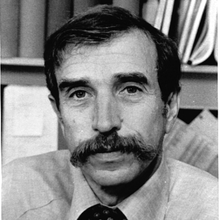
%> input picture OWT SURE-LET/Images/al.tif, 220 x 220 px, shrunk from 512 x 512 before the run
$ octave --eval "result = OWT_SURELET_denoise(imread('Images/al.tif'));"   (GNU Octave 9; MATLAB toolbox functions it lacks are replaced by stand-ins)
%> lines starting %> are read from the running program, lines starting %| are printed output that depends on the picture
### OWT SURE-LET/aux_dyadic_max_scales.m
function Jmax = aux_dyadic_max_scales(N)
%> called with N = [220 220]
%AUX_DYADIC_MAX_SCALES: Computes the maximum number of dyadic scales.
%
%   Jmax = aux_dyadic_max_scales(N) computes the maximum number of dyadic
%   scales for a given size of signal N.
%   For example, if N=[100,136], Jmax=[2,3].
%
%   Input:
%   - N : 2D vector containing the signal size.
%
%   Output:
%   - Jmax : 2D vector containing the maximum number of dyadic scales along
%   the dimension X (Jmax(1)) and Y (Jmax(2)).

i = 1;
while(~mod(N(1),2^i))
    i = i+1;
end;
Jmax(1) = i-1;
i = 1;
while(~mod(N(2),2^i))
    i = i+1;
end;
Jmax(2) = i-1;

### OWT SURE-LET/aux_num_of_iters.m
function J = aux_num_of_iters(N)
%AUX_NUM_OF_ITERS: Computes the most suitable number of iterations to be
%   performed in the OWT SURE-LET algorithm.
%
%   J = aux_num_of_iters(N) computes the most suitable number of iterations
%   to be performed in the OWT SURE-LET algorithm for a given size of
%   signal N.
%   The idea is to prevent denoising in subbands where the number of
%   samples is below 256 to ensure a reliable statistical analysis.
%
%   Input:
%   - N : 2D vector containing the signal size.
%
%   Output:
%   - J : 2D vector containing the most suitable number of dyadic scales
%   along the dimension X (J(1)) and Y (J(2)).
%
%   See also OWT_SURELET_denoise, aux_dyadic_max_scales.

J = zeros(size(N));

% Maximum Number of Possible Iterations
%--------------------------------------
Jmax = aux_dyadic_max_scales([N(1),N(2)]);
%> Jmax = [2 2]
if(max(Jmax)==0)
    return;
end

% Compute the Most Suitable Number of Iterations
%-----------------------------------------------
if(Jmax(1)==0)
    J(2) = min(max(floor(log2(N(2)/256)),0),Jmax(2));
elseif(Jmax(2)==0)
    J(1) = min(max(floor(log2(N(1)/256)),0),Jmax(1));
else
    J(1) = min(max(floor(log2(N(1)/16)),0),Jmax(1));
    J(2) = min(max(floor(log2(N(2)/16)),0),Jmax(2));
end
if(max(J)==0)
    return;
end
res = prod(N)/2^sum(J);
%> res = 3025
while(res>=512)
    if(~mod(N(1)/2^J(1),2))
        J(1) = J(1)+1;
        res = res/2;
    elseif(~mod(N(2)/2^J(2),2))
        J(2) = J(2)+1;
        res = res/2;
    else
        res = 0;
    end
end
%> after the loop, J = [2 2]

### OWT SURE-LET/fft_wavedec.m
function w = fft_wavedec(im,wtype,J,parent)
%> called with wtype = 'sym8', J = [2 2]
%FFT_WAVEDEC: FFT-based implementation of the wavelet transform.
%
%   w = fft_wavedec(im,wtype,J,parent) computes the wavelet transform of
%   the image 'im' using a Fourier method. It uses periodic boundary
%   conditions. The 2D size of the input signal can be arbitrary (at least
%   one dimension of the signal has to be even).
%
%   Input:
%   - im : input signal of size [Nx,Ny].
%   - (OPTIONAL) wtype : wavelet filter (see the Matlab function 'wfilters'
%   to find all the available filters). Default is 'sym8'.
%   - (OPTIONAL) J = [Jx Jy] : levels of decomposition. Default is the
%   maximum levels of decomposition.
%   - (OPTIONAL) parent : if parent is equal to 1, then the wavelet filters
%   used for the decomposition are the Group Delay Compensation (GDC)
%   filters associated to the filters 'wtype'. It only works when 'wtype'
%   are orthonormal filters. Default is 0.
%
%   Output:
%   - w : image of the same size as 'im' in the usual representation, i.e.
%   after one iteration in both dimension, 'w' is made of four quadrants
%   [LowLow HighLow; LowHigh HighHigh], the top left being the low-pass
%   filtered image on which further iterations may be applied.
%
%   See also fft_waverec, fft_wavefilters, wfilters, fft_gdc_filter.


[Nx,Ny] = size(im);
%> Nx = 220; Ny = 220
Jmax = aux_dyadic_max_scales([Nx,Ny]);
if(nargin<2)
    wtype = 'sym8';
end
if(nargin<3)
    J = Jmax;
end
if(nargin<4)
    parent = 0;
end

% Check that the maximum number of iterations is not exceeded
%------------------------------------------------------------
J(1) = min(Jmax(1),J(1));
J(2) = min(Jmax(2),J(2));

% Wavelet filters
%----------------
if(J(1)>0)
    FaX = fft_wavefilters(Nx,wtype);
else
    FaX = ones(2,Nx);
end
if(J(2)>0)
    FaY = fft_wavefilters(Ny,wtype);
else
    FaY = ones(2,Ny);
end
if(parent)
    if(J(1)>0)
        Wx = fft_gdc_filter(FaX(2,:),wtype);
        Wx2 = conj([Wx Wx]);
        FaX(2,:) = FaX(1,:).*Wx2;
    end
    if(J(2)>0)
        Wy = fft_gdc_filter(FaY(2,:),wtype);
        Wy2 = conj([Wy Wy]);
        FaY(2,:) = FaY(1,:).*Wy2;
    end
end
Gx = conj(FaX(1,:));
Hx = conj(FaX(2,:));
Gy = conj(FaY(1,:));
Hy = conj(FaY(2,:));

% Perform the 2D wavelet transform
%---------------------------------
w = im;
%> w is the input picture: size 220x220 uint8; min 0, max 255, mean 133.8
L = sort(J);
%> L = [2 2]
for j=1:L(1)
	for i=1:Nx,
		X = fft(im(i,:));
		Y = Gy.*X;
		Z = Hy.*X;
		Y = 1/2*(Y(1:Ny/2)+Y(Ny/2+(1:Ny/2)));
		Z = 1/2*(Z(1:Ny/2)+Z(Ny/2+(1:Ny/2)));
		im(i,:) = [ifft(Y) ifft(Z)];
	end;
	for i=1:Ny,
		X = fft(im(:,i).');
		Y = Gx.*X;
		Z = Hx.*X;
		Y = 1/2*(Y(1:Nx/2)+Y(Nx/2+(1:Nx/2)));
		Z = 1/2*(Z(1:Nx/2)+Z(Nx/2+(1:Nx/2)));
		im(:,i) = [ifft(Y) ifft(Z)].';
	end;
	w(1:Nx,1:Ny) = im;

	Nx = Nx/2;
    Ny = Ny/2;

	im = w(1:Nx,1:Ny);
	Gx = Gx(1:2:end);
	Hx = Hx(1:2:end);
	Gy = Gy(1:2:end);
	Hy = Hy(1:2:end);
end
%> this loop made 2 passes
%> pass 1, in fft_wavedec, `im = w(1:Nx,1:Ny);`:
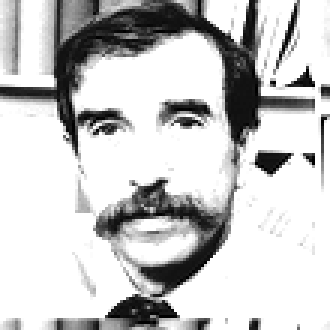
%> im: size 110x110 uint8 (shown 3 times larger); min 0, max 255, mean 200.7
%> pass 2, in fft_wavedec, `im = w(1:Nx,1:Ny);`:
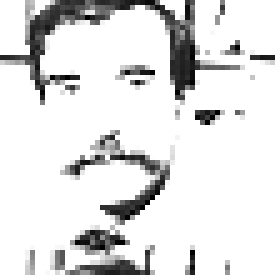
%> im: size 55x55 uint8 (shown 5 times larger); min 0, max 255, mean 224
%> after the loop:
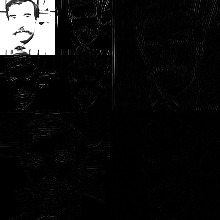
%> w: size 220x220 uint8; min 0, max 255, mean 16.5

% Perform the 2D wavelet transform for the remaining iteration(s) (if any)
%--------------------------------------------------------------------------
for j=1:(L(2)-L(1))
    if(L(2)==J(1))
        for i=1:Ny,
            X = fft(im(:,i).');
            Y = Gx.*X;
            Z = Hx.*X;
            Y = 1/2*(Y(1:Nx/2)+Y(Nx/2+(1:Nx/2)));
            Z = 1/2*(Z(1:Nx/2)+Z(Nx/2+(1:Nx/2)));
            im(:,i) = [ifft(Y) ifft(Z)].';
        end;
        w(1:Nx,1:Ny) = im;
        Nx = Nx/2;
        Gx = Gx(1:2:end);
        Hx = Hx(1:2:end);
    else
        for i=1:Nx,
            X = fft(im(i,:));
            Y = Gy.*X;
            Z = Hy.*X;
            Y = 1/2*(Y(1:Ny/2)+Y(Ny/2+(1:Ny/2)));
            Z = 1/2*(Z(1:Ny/2)+Z(Ny/2+(1:Ny/2)));
            im(i,:) = [ifft(Y) ifft(Z)];
        end;
        w(1:Nx,1:Ny) = im;
        Ny = Ny/2;
        Gy = Gy(1:2:end);
        Hy = Hy(1:2:end);
    end
	im = w(1:Nx,1:Ny);
end
%> call 2 of fft_wavedec, with wtype = 'sym8', J = [2 2], parent = 1
w = real(w);

### OWT SURE-LET/fft_wavefilters.m
function [Fa,Fs] = fft_wavefilters(M,wtype)
%FFT_WAVEFILTERS: Frequency response of the wavelet filters.
%
%   [Fa,Fs] = fft_wavefilters(M,wtype) computes the 1D frequency response
%   of the scaling/wavelet filters for the analysis/synthesis filterbank.
%
%   Input:
%   - M : length of the filters.
%   - wtype : wavelet filter (see the Matlab function 'wfilters'
%   to find all the available filters).
%
%   Output:
%   - Fa : frequency response of the analysis scaling filter (Fa(1,:)) and
%   the analysis wavelet filter (Fa(2,:)).
%   - Fs : frequency response of the synthesis scaling filter (Fs(1,:)) and
%   the synthesis wavelet filter (Fs(2,:)).
%
%   See also fft_wavedec, fft_waverec, wfilters.


if(strcmp(wtype(1:3),'bio') || strcmp(wtype(1:3),'rbi'))
    ortho = 0;
else
    ortho = 1;
end

[LO_D,HI_D,LO_R,HI_R] = wfilters(wtype);
nu = 0:1/M:(1-1/M);
z = exp(-2*i*pi*nu);
if(ortho)
    lowa = polyval(LO_D,z);
    higha = z.^(-1).*lowa;
    higha = conj([higha(M/2+(1:M/2)) higha(1:M/2)]);
    Fa = [lowa;higha];
    Fs = Fa;
else
    lowa = polyval(LO_D,z);
    higha = polyval(HI_D,z);
    lows = polyval(LO_R(end:-1:1),z);
    highs = polyval(HI_R(end:-1:1),z);
    Fa = [lowa;higha];
    Fs = [lows;highs];
end

### OWT SURE-LET/fft_gdc_filter.m
function W = fft_gdc_filter(G,wtype)
%> called with wtype = 'sym8'
%FFT_GDC_FILTER: Provides the 1D frequency response of the Group Delay
%   Compensation (GDC) filter associated to the wavelet filter G.
%
%   W = fft_gdc_filter(G,wtype) computes the 1D frequency response of the
%   Group Delay Compensation (GDC) filter associated to the wavelet filter
%   G, as presented in [1].
%
%   Input:
%   - G : frequency response of the analysis wavelet filter.
%   - wtype : wavelet filter (see the Matlab function 'wfilters'
%   to find all the available filters). For wavelet filters like the Symlets,
%   the Coiflets or the discrete Meyer wavelet, the shortest GDC filter is
%   chosen.
%
%   Output:
%   - W : frequency response of the GDC filter associated to the wavelet
%   filter 'G'.
%
%   See also fft_wavedec, wfilters.


LO_D = wfilters(wtype,'d');
[temp,n0] = max(LO_D(end:-1:1));
n0 = n0-1;
M = length(G);
%> M = 220
nu = (0:(M/2-1))/(M/2);
%> nu = 110 values from 0 to 0.991
z = exp(2*i*pi*nu);
symmetry = 0;
epsilon = 1;
if(strcmp(wtype(1:3),'sym'))
    N = str2double(wtype(4:end));
    if(N==1)
        symmetry = 0;
    else
        symmetry = 1;
    end
elseif(strcmp(wtype(1:3),'coi'))
    symmetry = 1;
elseif(strcmp(wtype(1:3),'dme'))
    symmetry = 1;
end
if(symmetry)
    W = z.^(-n0).*(z-1);
else
    W = conj(G(1:M/2)).*conj(G(M/2+1:M)).*(1+epsilon*z.^(-1));
end
% Filter Normalization
%---------------------
L = length(W);
%> L = 110
sigmaW = sqrt(norm(W(:))^2/L);
%> sigmaW = 1.41
W = W/sigmaW;

### Matlab/median.m
function F = median(I,w)
s=size(I);
for i=floor(w/2)+1:s(1)-floor(w/2)
    for j=floor(w/2)+1:s(2)-floor(w/2)
        for k=1:w
            for l=1:w
                vect(w*(k-1)+l)=I(i-floor(k/2)+2,j-floor(l/2)+2);
            end
        end
        B=sort(vect);
        I(i,j)=B(floor(size(B,2)/2)+1);
    end
end

figure;
imshow(I);

### OWT SURE-LET/OWT_SURELET_denoise.m
function output = OWT_SURELET_denoise(input,wtype,sigma)
%OWT_SURELET_DENOISE: Removes additive Gaussian white noise using the
%   inter-scale SURE-LET principle in the framework of an orthonormal
%   wavelet transform (OWT).
%
%   output = OWT_SURELET_DENOISE(input,wtype,sigma) performs an inter-scale
%   orthonormal wavelet thresholding based on the principle exposed in [1].
%
%   Input:
%   - input : noisy signal of size [nx,ny].
%   - (OPTIONAL) wtype : orthonormal wavelet filter (see the Matlab
%   function 'wfilters' to find all the available orthonormal filters).
%   Default is 'sym8'.
%   - (OPTIONAL) sigma : standard deviation of the additive Gaussian white
%   noise. By default 'sigma' is estimated using a robust median
%   estimator.
%
%   Output:
%   - output : denoised signal of the same size as 'input'.
%
%   See also fcn_min_sure, wfilters.


if(nargin<2)
    wtype = 'sym8';
end
[nx,ny] = size(input);

% Compute the Most Suitable Number of Iterations
%-----------------------------------------------
J = aux_num_of_iters([nx,ny]);
if(max(J)==0)
    disp('The size of the signal is too small to perform a reliable denoising based on statistics.');
    output = input;
    return;
end

% Orthonormal Wavelet Transform
%------------------------------
WT = fft_wavedec(input,wtype,J);
WTp = abs(fft_wavedec(input,wtype,J,1));
%> after the loop in fft_wavedec (call 2), `for j=1:L(1)`:
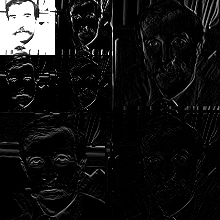
%> w: size 220x220 uint8; min 0, max 255, mean 22.1
denoisedWT = WT;

% Estimation of the Noise Standard Deviation
%-------------------------------------------
if(nargin<3)
    if(J(1)>0 && J(2)>0)
        HH = WT(nx/2+1:end,ny/2+1:end);
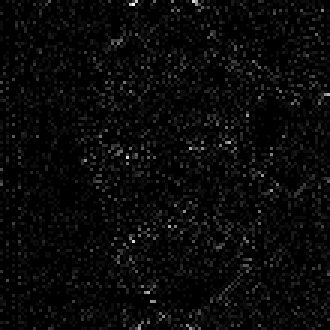
%> HH: size 110x110 uint8 (shown 3 times larger); min 0, max 20, mean 0.731; drawn with min black and max white
    elseif(J(1)==0)
        HH = WT(1:end,ny/2+1:end);
    elseif(J(2)==0)
        HH = WT(nx/2+1:end,1:end);
    end
    sigma = median(abs(HH(:)))/0.6745;
%> the run ends on the next line
    fprintf(['\nEstimated Noise Standard Deviation: ' num2str(sigma,'%.2f') '\n']);
end

% Denoising Part
%---------------
Nor = 3;
it = min(J);
IT = max(J);
N1 = nx/2^J(1);
N2 = ny/2^J(2);
for i=1:it
    N1 = nx/2^i;
    N2 = ny/2^i;
    for o=1:Nor
        switch o
            case 1
                Y = WT(1:N1,N2+1:2*N2);
                Yp = WTp(1:N1,N2+1:2*N2);
                Yp = aux_gaussian_smoothing(Yp,1);
                denoisedWT(1:N1,N2+1:2*N2) = fcn_min_sure(Y,Yp,sigma);
            case 2
                Y = WT(N1+1:2*N1,1:N2);
                Yp = WTp(N1+1:2*N1,1:N2);
                Yp = aux_gaussian_smoothing(Yp,1);
                denoisedWT(N1+1:2*N1,1:N2) = fcn_min_sure(Y,Yp,sigma);
            case 3
                Y = WT(N1+1:2*N1,N2+1:2*N2);
                Yp = WTp(N1+1:2*N1,N2+1:2*N2);
                Yp = aux_gaussian_smoothing(Yp,1);
                denoisedWT(N1+1:2*N1,N2+1:2*N2) = fcn_min_sure(Y,Yp,sigma);
            otherwise
                error(['The number of orientations is usually three for the '...
                '2D dyadic wavelet transform !']);
        end
    end
end
for i=it+1:IT
    if(IT==J(1))
        N1 = nx/2^i;
        Y = WT(N1+1:2*N1,1:N2);
        Yp = WTp(N1+1:2*N1,1:N2);
        Yp = aux_gaussian_smoothing(Yp,1);
        denoisedWT(N1+1:2*N1,1:N2) = fcn_min_sure(Y,Yp,sigma);
    else
        N2 = ny/2^i;
        Y = WT(1:N1,N2+1:2*N2);
        Yp = WTp(1:N1,N2+1:2*N2);
        Yp = aux_gaussian_smoothing(Yp,1);
        denoisedWT(1:N1,N2+1:2*N2) = fcn_min_sure(Y,Yp,sigma);
    end
end
output = fft_waverec(denoisedWT,wtype,J);

$ run again, on OWT SURE-LET/Images/bridge.tif
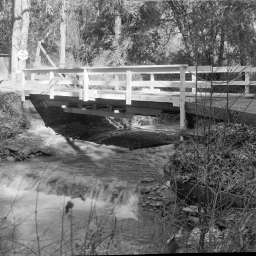
%> input picture OWT SURE-LET/Images/bridge.tif, 256 x 256 px
%> in fft_wavedec, w is the input picture: size 256x256 uint8; min 0, max 255, mean 113.9
%> after the loop in fft_wavedec, `for j=1:L(1)`:
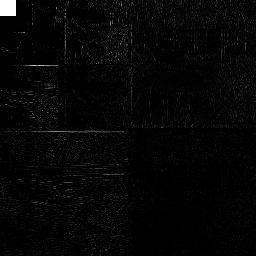
%> w: size 256x256 uint8; min 0, max 255, mean 5.6
%> after the loop in fft_wavedec, `for j=1:(L(2)-L(1))`: X = 32 values from 0 to 0; Y = [0 0 0 0 0 0 0 0 0 0 0 0 0 0 0 0]
%> in OWT_SURELET_denoise, `HH = WT(nx/2+1:end,ny/2+1:end);`:
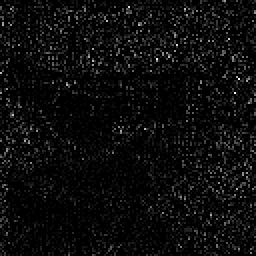
%> HH: size 128x128 uint8 (shown 2 times larger); min 0, max 35, mean 1.7; drawn with min black and max white

$ run again, on OWT SURE-LET/Images/cameraman.tif
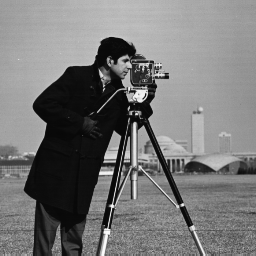
%> input picture OWT SURE-LET/Images/cameraman.tif, 256 x 256 px
%> in fft_wavedec, w is the input picture: size 256x256 uint8; min 7, max 252, mean 118.7
%> after the loop in fft_wavedec, `for j=1:L(1)`:
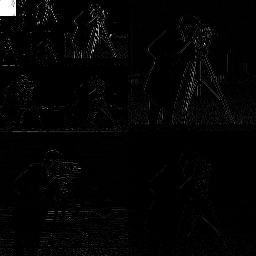
%> w: size 256x256 uint8; min 0, max 255, mean 4.1
%> after the loop in fft_wavedec, `for j=1:(L(2)-L(1))`: X = 32 values from 0 to 0; Y = [0 0 0 0 0 0 0 0 0 0 0 0 0 0 0 0]
%> in OWT_SURELET_denoise, `HH = WT(nx/2+1:end,ny/2+1:end);`:
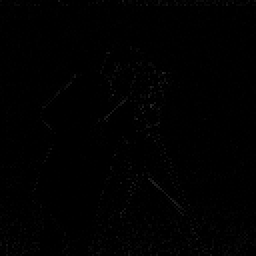
%> HH: size 128x128 uint8 (shown 2 times larger); min 0, max 41, mean 1
